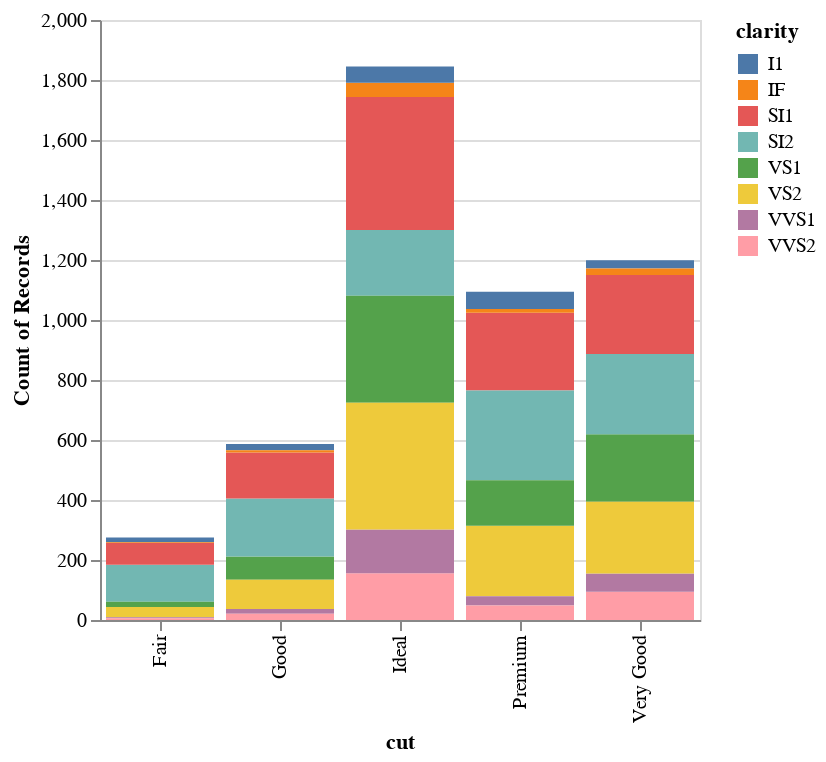

This figure's notebook cell:
### Code cell
alt.Chart(diamonds).mark_bar().encode(
    x='cut',
    y='count()',
    fill='clarity'
).properties(width=300)

### Figure 1 — Vega-Lite specification as saved in the notebook (floating-point values rounded to 4 significant figures; data arrays with more than 128 entries replaced by an {"elided": "..."} marker saying what was removed)
{"config": {"view": {"continuousWidth": 300, "continuousHeight": 300}}, "data": {"name": "data-996bc16dddda817bf1e847f148805e39"}, "mark": {"type": "bar"}, "encoding": {"fill": {"field": "clarity", "type": "nominal"}, "x": {"field": "cut", "type": "nominal"}, "y": {"aggregate": "count", "type": "quantitative"}}, "width": 300, "$schema": "https://vega.github.io/schema/vega-lite/v5.16.3.json", "datasets": {"data-996bc16dddda817bf1e847f148805e39": {"elided": "5000 records"}}}
